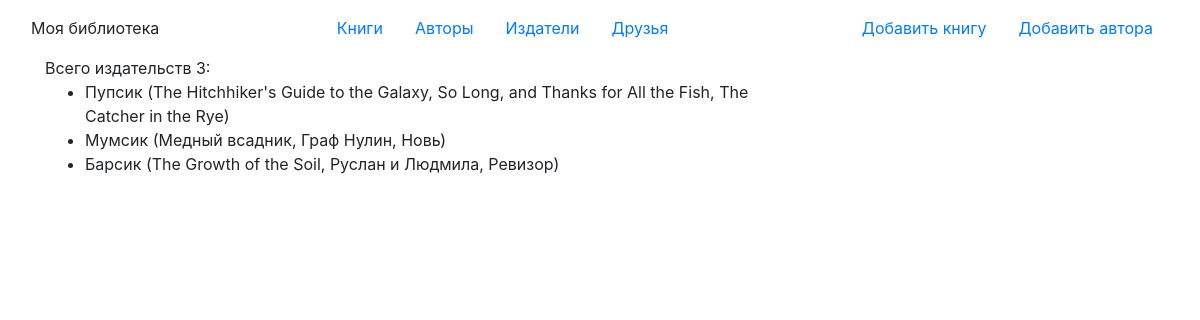
Screenshot of /publishers/ with the database file from the repository.
### p_library/models.py (models this page shows, shortened)
class Publisher(models.Model):
    name = models.TextField()

### p_library/views.py (the view)
# urls.py: path('publishers/', views.publisher, name='publishers'),
def publisher(request):
    template = loader.get_template('publisher.html')
    publishers = Publisher.objects.all()
    for pub in publishers:
        pub.allbooks = ", ".join([x.title for x in Book.objects.filter(publisher=pub.id)])
    data = {
        "publishers": publishers,
    }
    return HttpResponse(template.render(data))

### p_library/templates/publisher.html
{% extends 'base.html' %}
{% block content %}
Всего издательств {{ publishers|length }}:
<ul>
	{% for publisher in publishers %}
	<li>{{ publisher.name }} ({{ publisher.allbooks }})</li>
	{% endfor %}
</ul>
{% endblock %}

### rows the page displays
Publisher: name "Пупсик", allbooks "The Hitchhiker's Guide to the Galaxy, So Long, and Thanks for All the Fish, The Catcher in the Rye"
Publisher: name "Мумсик", allbooks "Медный всадник, Граф Нулин, Новь"
Publisher: name "Барсик", allbooks "The Growth of the Soil, Руслан и Людмила, Ревизор"

### other values shown
{{ publishers|length }} "3"
